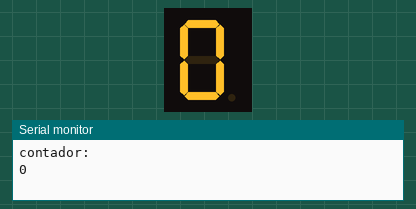
Simulated run of this sketch. Board: Arduino Uno, built with avr-gcc and run on an emulated ATmega328P. On the bench: 1-digit seven-segment display, the last lines printed to the serial monitor. Wiring (inferred from the names in the program): 1-digit 7-segment display, segments lit when HIGH: segments pin 2, pin 3, pin 4, pin 5, pin 6, pin 7, pin 8. The segment pins are drawn as the display they are named for.

Above: at 0.05 s.
At 0.65 s:
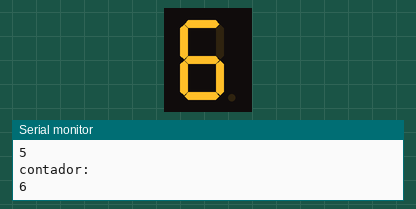
At 1.35 s:
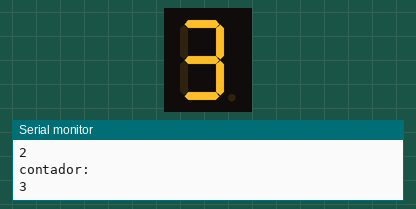

The sketch:

count_v0.1.ino
```cpp
/*+++++++++++++++++++++++++++++++++++++++++++++++++++++++++
Projecto: Contador de 0 a 9.
Ingeniero: Antonio Amaya
Descripcion:
+++++++++++++++++++++++++++++++++++++++++++++++++++++++++++*/
//Definicion de GPIO a utiliza.
#define A 2
#define B 3
#define C 4
#define D 5
#define E 6
#define F 7
#define G 8

//Funcion para generar numero en display.
int Display (int dato);


void setup() {
  //Definimos nuestros GPIO como Salidas.
  pinMode(A,OUTPUT);
  pinMode(B,OUTPUT);
  pinMode(C,OUTPUT);
  pinMode(D,OUTPUT);
  pinMode(E,OUTPUT);
  pinMode(F,OUTPUT);
  pinMode(G,OUTPUT);

  Serial.begin (9600); //iniciar monitor serie a 9600 baudios
}

void loop() {
  //Ciclo for para generar conteo de 0 a nueve y pasar valor a mostrar en la funcion Display.
  for(int i = 0; i < 10; i++){
    Display(i);
    Serial.println("contador:  ");
    Serial.println (i); //imprimir por pantalla el valor de contador
    delay(100);
  }

}

//Funcion Display, pasamos dato de ciclo for, y dependiendo el valor de "i" se ejecutara el caso
//mostrando cada numero en un lapso de 100 milisegundos.
int Display(int datos){

  switch(datos){
    case 0:
      digitalWrite(A,HIGH);
      digitalWrite(B,HIGH);
      digitalWrite(C,HIGH);
      digitalWrite(D,HIGH);
      digitalWrite(E,HIGH);
      digitalWrite(F,HIGH);
      digitalWrite(G,LOW);
    break;
    case 1:
      digitalWrite(A,LOW);
      digitalWrite(B,HIGH);
      digitalWrite(C,HIGH);
      digitalWrite(D,LOW);
      digitalWrite(E,LOW);
      digitalWrite(F,LOW);
      digitalWrite(G,LOW);
    break;
    case 2:
      digitalWrite(A,HIGH);
      digitalWrite(B,HIGH);
      digitalWrite(C,LOW);
      digitalWrite(D,HIGH);
      digitalWrite(E,HIGH);
      digitalWrite(F,LOW);
      digitalWrite(G,HIGH);
    break;
    case 3:
      digitalWrite(A,HIGH);
      digitalWrite(B,HIGH);
      digitalWrite(C,HIGH);
      digitalWrite(D,HIGH);
      digitalWrite(E,LOW);
      digitalWrite(F,LOW);
      digitalWrite(G,HIGH);
    break;
    case 4:
      digitalWrite(A,LOW);
      digitalWrite(B,HIGH);
      digitalWrite(C,HIGH);
      digitalWrite(D,LOW);
      digitalWrite(E,LOW);
      digitalWrite(F,HIGH);
      digitalWrite(G,HIGH);
    break;
    case 5:
      digitalWrite(A,HIGH);
      digitalWrite(B,LOW);
      digitalWrite(C,HIGH);
      digitalWrite(D,HIGH);
      digitalWrite(E,LOW);
      digitalWrite(F,HIGH);
      digitalWrite(G,HIGH);
    break;
    case 6:
      digitalWrite(A,HIGH);
      digitalWrite(B,LOW);
      digitalWrite(C,HIGH);
      digitalWrite(D,HIGH);
      digitalWrite(E,HIGH);
      digitalWrite(F,HIGH);
      digitalWrite(G,HIGH);
    break;
    case 7:
      digitalWrite(A,HIGH);
      digitalWrite(B,HIGH);
      digitalWrite(C,HIGH);
      digitalWrite(D,LOW);
      digitalWrite(E,LOW);
      digitalWrite(F,LOW);
      digitalWrite(G,LOW);
    break;
    case 8:
      digitalWrite(A,HIGH);
      digitalWrite(B,HIGH);
      digitalWrite(C,HIGH);
      digitalWrite(D,HIGH);
      digitalWrite(E,HIGH);
      digitalWrite(F,HIGH);
      digitalWrite(G,HIGH);
    break;
    case 9:
      digitalWrite(A,HIGH);
      digitalWrite(B,HIGH);
      digitalWrite(C,HIGH);
      digitalWrite(D,LOW);
      digitalWrite(E,LOW);
      digitalWrite(F,HIGH);
      digitalWrite(G,HIGH);
    break;
    default:
      Serial.println("Algo esta mal! xd, revisa el codigo de nuevo!");
    break;
  }

}
```

Measured:
- by itself, everything shown: repeats every 1.0 s, in 10 steps
